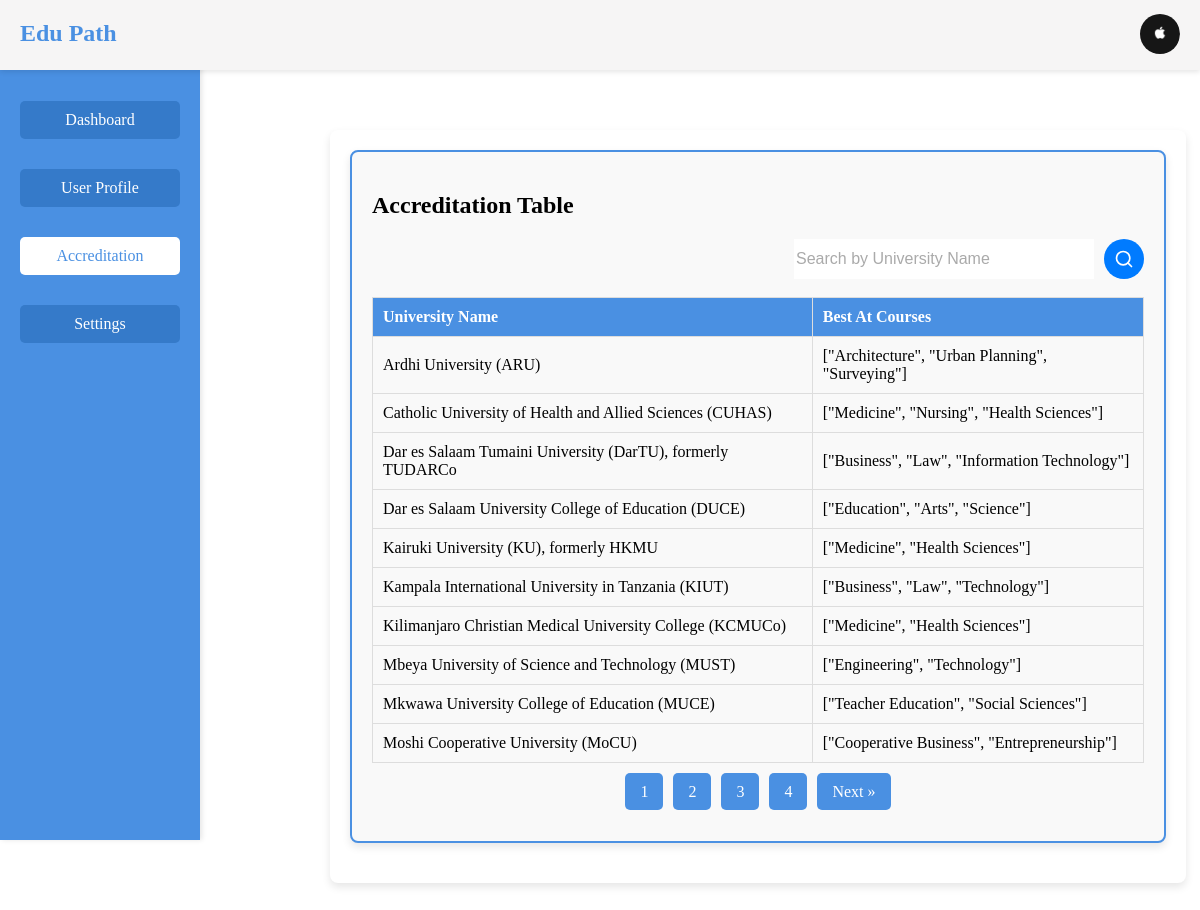
The page /credit.php (signed in) on the database its author committed.
### tables this page shows
CREATE TABLE `users` (
  `id` int(11) NOT NULL,
  `name` varchar(255) NOT NULL,
  `email` varchar(255) NOT NULL,
  `password` varchar(255) NOT NULL,
  `created_at` timestamp NOT NULL DEFAULT CURRENT_TIMESTAMP,
  `check` varchar(20) NOT NULL DEFAULT 'New',
  `phone` text NOT NULL,
  `profile_image` varchar(255) DEFAULT 'initial'
);

CREATE TABLE `accreditation` (
  `id` int(11) NOT NULL,
  `uni_id` int(11) NOT NULL,
  `best_courses` json DEFAULT NULL
);

CREATE TABLE `universities` (
  `id` int(11) NOT NULL,
  `sn` varchar(10) DEFAULT NULL,
  `name` varchar(255) DEFAULT NULL,
  `head_office` varchar(255) DEFAULT NULL,
  `type` varchar(100) DEFAULT NULL,
  `status` varchar(100) DEFAULT NULL,
  `action` varchar(255) DEFAULT NULL
);

### credit.php (the view, shortened to what this page needs)
<?php
include('conn.php');
$user_id = $_SESSION['user_id'];
$query = "SELECT * FROM users WHERE id = ?";
$stmt = $conn->prepare($query);
$stmt->bind_param("i", $user_id);
$stmt->execute();
$result = $stmt->get_result();
$user = $result->fetch_assoc();
$search = isset($_GET['search']) ? trim($_GET['search']) : '';
$current_page = isset($_GET['page']) ? (int)$_GET['page'] : 1;
$limit = 10;
$offset = ($current_page - 1) * $limit;
$count_sql = "SELECT COUNT(*) AS total
              FROM accreditation a
              JOIN universities u ON a.uni_id = u.id";
$stmt = $conn->prepare($count_sql);
$stmt->execute();
$count_result = $stmt->get_result();
$row = $count_result->fetch_assoc();
$total_records = $row['total'];
$total_pages = ceil($total_records / $limit);
$data_sql = "SELECT a.uni_id, u.name AS university_name, a.best_courses
             FROM accreditation a
             JOIN universities u ON a.uni_id = u.id";
$data_sql .= " ORDER BY u.name LIMIT ? OFFSET ?";
$stmt = $conn->prepare($data_sql);
if (!empty($search)) {
    $param = "%" . $search . "%";
    $stmt->bind_param("sii", $param, $limit, $offset);
} else {
    $stmt->bind_param("ii", $limit, $offset);
}
$stmt->execute();
$result = $stmt->get_result();
?>
<!DOCTYPE html>
<html lang="en">
<head>
    <link rel="stylesheet" href="style.css">
</head>
<body>
    <div class="header">
        <div class="logo">Edu Path</div>
        <div class="user-profile" id="userProfile">
            <div class="profile-picture"  id="headerProfilePicture"
                style="background-color: <?php echo empty($user['profile_image']) || $user['profile_image'] === 'initial' ? '#4a90e2' : 'transparent'; ?>;">
                <?php if (!empty($user['profile_image']) && $user['profile_image'] !== 'initial'): ?>
                    <img id="headerProfileImage"  src="<?php echo htmlspecialchars($user['profile_image']); ?>"
                        alt="Profile Picture" style="display: block;" />
                <?php endif; ?>
            </div>
        </div>
    </div>
    <div class="sidebar">
        <h3>Edu Path</h3>
        <ul class="sidebar-menu">
        <li><a href="dash.php">Dashboard</a></li>
        <li ><a href="home.php">User Profile</a></li>
        <li class="active"><a href="credit.php">Accreditation</a></li>
        <li><a href="set.php">Settings</a></li>
    </ul>
    </div>
    <div class="main-content">
        <div class="container" style="display: block; margin-top: -290px; margin-left: -400px; position: absolute;">
            <div class="card">
            <div class="card appearance-settings">
            <h2>Accreditation Table</h2>
        <form method="GET" action="" style="display: flex; justify-content: flex-end;">
                    <input type="search" class="search-input" name="search" id="search_query" value="<?php echo htmlspecialchars($search); ?>" placeholder="Search by University Name">
                    <button type="submit" class="search-button" value="Search">
                    <svg xmlns="http://www.w3.org/2000/svg" viewBox="0 0 24 24" fill="none" stroke="currentColor" stroke-width="2" stroke-linecap="round" stroke-linejoin="round">
                <circle cx="11" cy="11" r="8"></circle>
                <line x1="21" y1="21" x2="16.65" y2="16.65"></line>
            </svg></button>
                </form>
                    <br>
        <table class="notifications-table">
            <thead>
                <tr>
                    <th>University Name</th>
                    <th>Best At Courses</th>
                </tr>
            </thead>
            <tbody>
                <?php
                if ($result->num_rows > 0) {
                    while ($row = $result->fetch_assoc()) {
                        echo "<tr>";
                        echo "<td>" . htmlspecialchars($row['university_name']) . "</td>";
                        echo "<td>" . htmlspecialchars($row['best_courses']) . "</td>";
                        echo "</tr>";
                    }
                } else {
                    echo "<tr><td colspan='2'>No results found.</td></tr>";
                }
                ?>
            </tbody>
        </table>
        <?php
        if ($total_pages > 1) {
            echo "<div class='pagination'>";
            for ($page = 1; $page <= $total_pages; $page++) {
                if ($page == $current_page) {
                    echo "<a href='?page=$page&search=" . urlencode($search) . "' class='active'>$page</a>";
                } else {
                    echo "<a href='?page=$page&search=" . urlencode($search) . "'>$page</a>";
                }
            }
            if ($current_page < $total_pages) {
                echo "<a href='?page=" . ($current_page + 1) . "&search=" . urlencode($search) . "'>Next &raquo;</a>";
            }
            echo "</div>";
        }
        ?>
    </div>
            </div>
        </div>
    </div>
</body>
</html>

### style.css (style rules this page uses)
html, body { height: 100%; margin: 0; display: flex; align-items: center; justify-content: center; }
.search-input { border: none; outline: none; font-size: 16px; color: #333; width: 300px; margin-right: 10px; }
.search-input::placeholder { color: #aaa; }
.search-button { border: none; background-color: #007BFF; color: white; font-size: 18px; border-radius: 50%; width: 40px; height: 40px; display: inline-flex; justify-content: center; align-items: center; cursor: pointer; transition: background-color 0.3s ease; }
.search-button svg { width: 20px; height: 20px; }
.container { margin-top: 70px; width: 107vh; margin: auto; padding: 20px; }
.sidebar { width: 20%; background-color: #4a90e2; color: #fff; height: 100vh; position: fixed; top: 0; left: 0; padding: 20px; }
.sidebar h3 { text-align: center; }
.main-content { margin-left: 22%; padding: 20px; }
.card { background-color: #fff; border-radius: 8px; box-shadow: 0 4px 8px rgba(0, 0, 0, 0.1); padding: 20px; margin-bottom: 20px; }
.user-profile { display: flex; align-items: center; gap: 20px; }
.user-profile img { border-radius: 50%; width: 100px; height: 100px; }
.notifications-table { width: 100%; border-collapse: collapse; }
.notifications-table th, .notifications-table td { border: 1px solid #ddd; padding: 10px; text-align: left; }
.notifications-table th { background-color: #4a90e2; color: #fff; }
.pagination { margin: 20px 0; text-align: center; }
.pagination a { margin: 0 5px; padding: 10px 15px; text-decoration: none; background-color: #4a90e2; color: #fff; border-radius: 5px; }
.sidebar { width: 20%; background-color: #4a90e2; color: #fff; height: 100vh; position: fixed; top: 0; left: 0; padding: 20px; box-shadow: 2px 0 5px rgba(0, 0, 0, 0.1); }
.sidebar h3 { text-align: center; margin-bottom: 20px; font-size: 1.5em; }
.sidebar-menu { list-style-type: none; padding: 0; margin: 0; }
.sidebar-menu li { margin: 10px 0; }
.sidebar-menu a { display: block; padding: 10px 15px; background-color: #357ac9; color: #fff; text-decoration: none; border-radius: 5px; text-align: center; font-size: 1em; transition: background-color 0.3s ease, box-shadow 0.3s ease; }
.user-profile { text-align: center; margin-bottom: 20px; }
.sidebar ul li.active a { background-color: #fff; color: #4a90e2; border-radius: 5px; }
.profile-picture { position: relative; width: 100px; height: 100px; margin: 0 auto; border-radius: 50%; overflow: hidden; background-color: #4a90e2; display: flex; align-items: center; justify-content: center; color: white; font-size: 2em; cursor: pointer; }
.profile-picture img { width: 100%; height: 100%; object-fit: cover; display: none; }
.header { position: fixed; top: 0; left: 0; right: 0; height: 50px; z-index: 1000; background-color: #f6f5f5; box-shadow: 0px 2px 5px rgba(0, 0, 0, 0.1); padding: 10px 20px; display: flex; justify-content: space-between; }
.header .logo { margin-top:10px ; font-size: 1.5em; font-weight: bold; color: #4a90e2; }
.header .user-profile { position: relative; display: flex; align-items: center; cursor: pointer; }
.header .user-profile img { width: 40px; height: 40px; border-radius: 50%; margin-left: 10px; }
.sidebar { width: 200px; background-color: #4a90e2; height: 100vh; position: fixed; top: 0; left: 0; padding: 20px 0; color: #fff; }
.sidebar ul { list-style: none; }
.sidebar ul li { padding: 10px 20px; cursor: pointer; }
.sidebar ul li a { text-decoration: none; color: #fff; display: block; }
.main-content { margin-left: 220px; padding: 20px; }
#headerProfilePicture { font-size: 19px; background-color: #4a90e2; size: 20px; height: 50px; width: 50px; margin-top: 17px; }
.appearance-settings { border: 2px solid #4a90e2; background-color: #f9f9f9; padding: 20px; border-radius: 8px; transition: box-shadow 0.3s ease; }

### rows shown on the page
users: profile_image (picture)
accreditation: uni.name "Ardhi University (ARU)", best_courses "[\"Architecture\", \"Urban Planning\", \"Surveying\"]"
accreditation: uni.name "Catholic University of Health and Allied Sciences (CUHAS)", best_courses "[\"Medicine\", \"Nursing\", \"Health Sciences\"]"
accreditation: uni.name "Dar es Salaam Tumaini University (DarTU), formerly TUDARCo", best_courses "[\"Business\", \"Law\", \"Information Technology\"]"
accreditation: uni.name "Dar es Salaam University College of Education (DUCE)", best_courses "[\"Education\", \"Arts\", \"Science\"]"
accreditation: uni.name "Kairuki University (KU), formerly HKMU", best_courses "[\"Medicine\", \"Health Sciences\"]"
accreditation: uni.name "Kampala International University in Tanzania (KIUT)", best_courses "[\"Business\", \"Law\", \"Technology\"]"
accreditation: uni.name "Kilimanjaro Christian Medical University College (KCMUCo)", best_courses "[\"Medicine\", \"Health Sciences\"]"
accreditation: uni.name "Mbeya University of Science and Technology (MUST)", best_courses "[\"Engineering\", \"Technology\"]"
accreditation: uni.name "Mkwawa University College of Education (MUCE)", best_courses "[\"Teacher Education\", \"Social Sciences\"]"
accreditation: uni.name "Moshi Cooperative University (MoCU)", best_courses "[\"Cooperative Business\", \"Entrepreneurship\"]"
